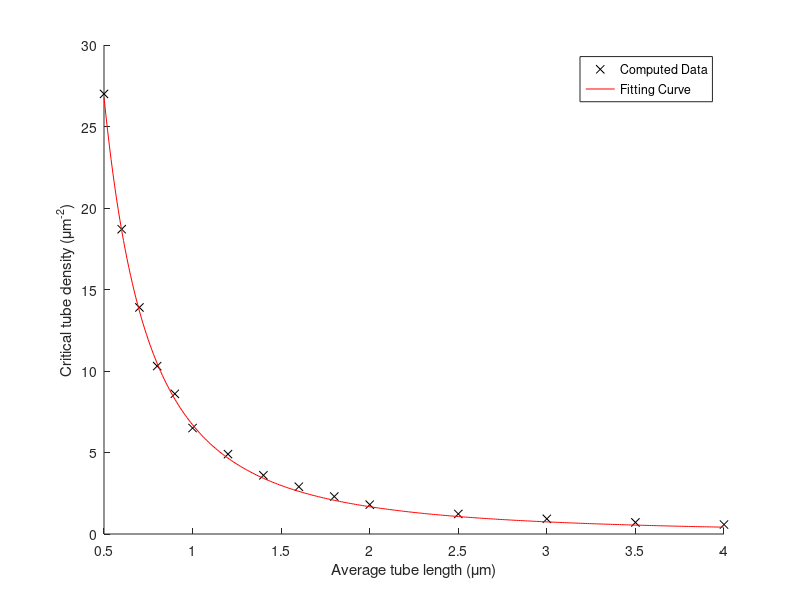

MATLAB code for this plot:

clear
close all

l=[0.5,0.6,0.7,0.8,0.9,1,1.2,1.4,1.6,1.8,2,2.5,3,3.5,4];
den=[27.0,18.7,13.9,10.3,8.6,6.5,4.9,3.6,2.9,2.3,1.8,1.23,0.93,0.71,0.58];

theta=1:0.1:10;
for i=1:length(theta)
    diff(i)=sum((theta(i)./l.^2-den).^2);
end

[diffmin,n]=min(diff,[],2);
c=theta(n)

lc=0.5:0.01:4;
denc=6.7./lc.^2;

figure
hold on
plot(l,den,'kx')
plot(lc,denc,'r')
xlabel('Average tube length (\mum)')
ylabel(['Critical tube density (\mum^{-2})'])
legend('Computed Data','Fitting Curve','Location','NorthEast')